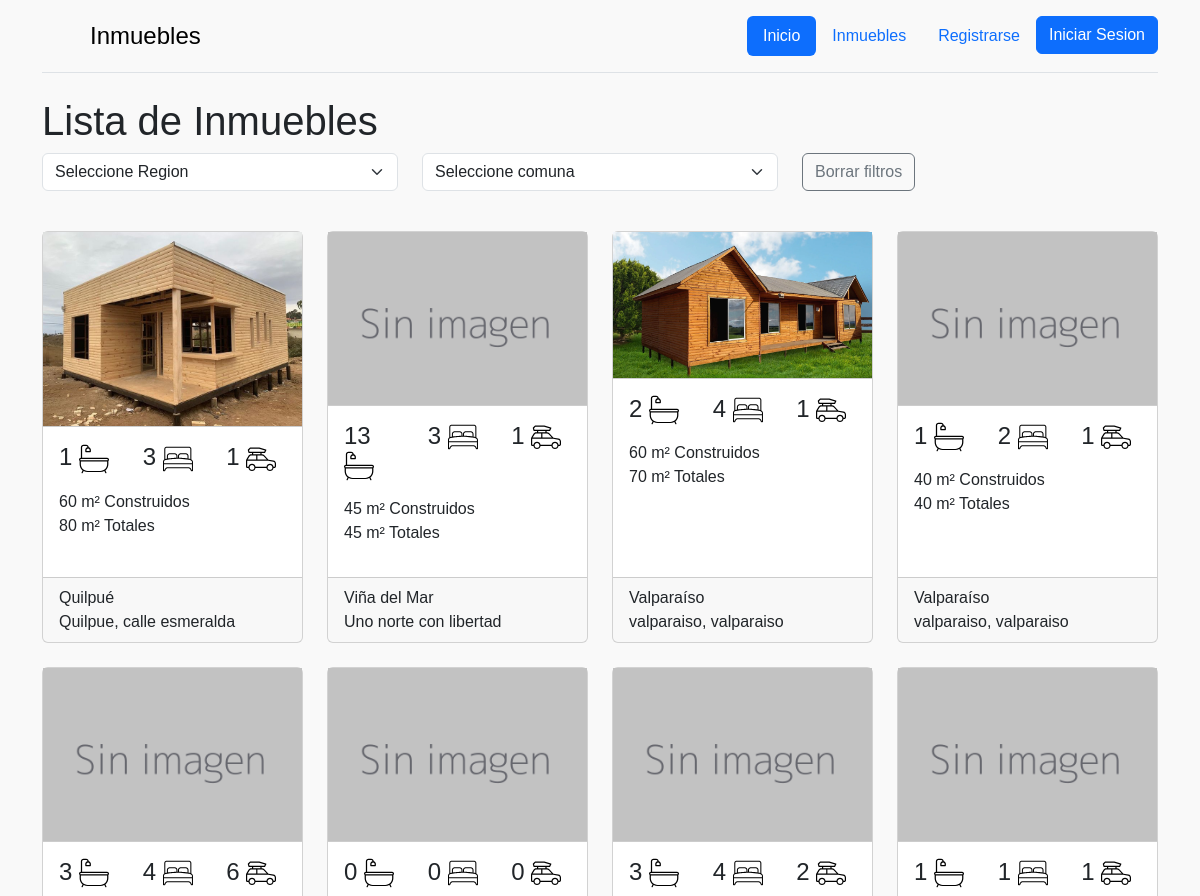
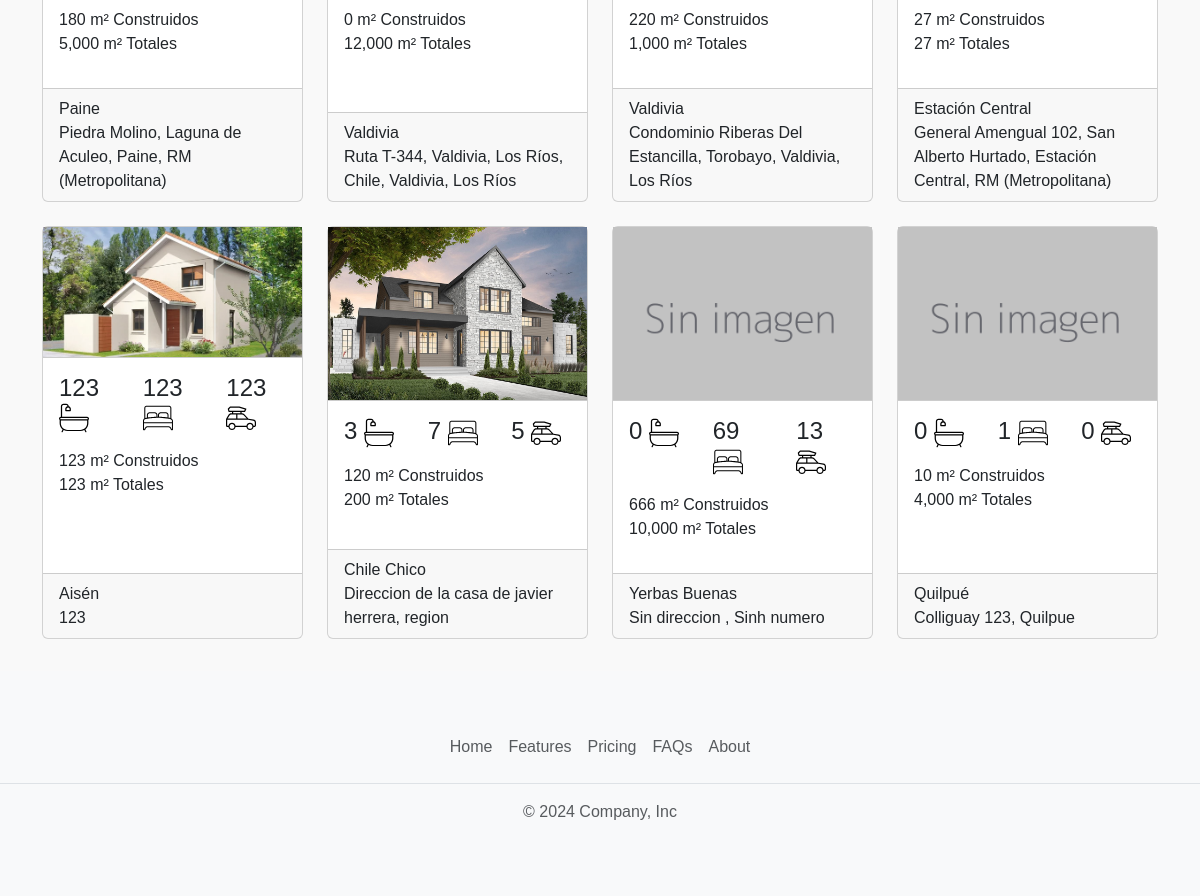
Page /inmuebles/ on the committed database (2 pictures, top to bottom).
### gestion_inmuebles/models.py (models this page shows, shortened)
class Inmueble(models.Model):
    nombre = models.CharField(max_length=200)
    descripcion = models.TextField()
    m2_construidos = models.FloatField()
    m2_totales = models.FloatField()
    estacionamientos = models.IntegerField()
    habitaciones = models.IntegerField()
    banos = models.IntegerField()
    direccion = models.CharField(max_length=200)
    comuna = models.ForeignKey(Comuna,on_delete=models.CASCADE,null=True,blank=True)
    tipo_inmueble = models.CharField(max_length=50, choices=TIPO_INMUEBLES)
    precio_mensual = models.DecimalField(max_digits=10, decimal_places=2)
    dueño = models.ForeignKey(Usuario, on_delete=models.CASCADE,limit_choices_to={'tipo_usuario': 'arrendador'},related_name='inmuebles')
    is_active = models.BooleanField(default=True, editable=False)
    deleted_at = models.DateTimeField(blank=True,null=True, editable=False)

class Foto(models.Model):
    descripcion = models.CharField(max_length=255, blank=True, null=True, default='')
    foto = models.ImageField(upload_to='inmuebles/')
    inmueble = models.ManyToManyField(Inmueble,related_name='fotos')

class Comuna(models.Model):
    nombre = models.CharField(max_length=100, unique=True)
    region = models.ForeignKey(Region, on_delete=models.CASCADE, related_name='comunas')
    class Meta:
        ordering = ["nombre"]
    def __str__(self):
        return self.nombre

### gestion_inmuebles/views.py (the view)
# urls.py: path('inmuebles/',inmuebles,name='inmuebles'),
def inmuebles(request):
    regiones = Region.objects.all()
    inmuebles =Inmueble.objects.all()
    comunas = {}
    comuna = request.GET.get('comuna')
    region = request.GET.get('region')
    print('comuna:', comuna)
    print('region:', region)
    if region:
        inmuebles = inmuebles.filter(comuna__region__nombre=region)
        comunas = Comuna.objects.filter(region__nombre=region)
    if comuna:
        print('comuna:', comuna)
        inmuebles = inmuebles.filter(comuna__nombre=comuna)
        pass
    context = {'inmuebles':inmuebles,
               'regiones':regiones,
               'comunas' : comunas,
               }
    return render(request,'inmuebles.html',context)

### templates/inmuebles.html (shortened to what this page needs)
{% extends 'layout/base.html' %}
{% load humanize %}
{% block content %}
<main class="container mb-5">
    <h1>Lista de Inmuebles</h1>
    <div class="row">
        <form id="filter-form" action="{% url 'inmuebles' %}" method="get">
            <div class="row">
                <div class="col col-md-4">
                    <select class="form-select" name="region" id="region-select">
                        <option value="" selected>Seleccione Region</option>
                    </select>
                </div>
                <div class="col col-md-4">
                    <select class="form-select" name="comuna" id="comuna-select">
                        <option value="" selected>Seleccione comuna</option>
                    </select>
                </div>
                <div class="col">
                    <a class="btn btn-outline-secondary " href="{% url 'inmuebles' %}">Borrar filtros</a>
                </div>
            </div>
        </form>
    </div>
    <div class="row">
        {% for inmueble in inmuebles %}
        <div class="col col-lg-3 col-md-4 col-sm-12  mt-4">
            {% include 'components/inmueble_card.html' %}
        </div>
        {% endfor %}
    </div>
</main>
{% endblock content %}

### templates/components/inmueble_card.html (shortened to what this page needs)
{% load humanize %}
{% load static %}
<article class="card card-inmueble h-100 my-3">
    <div class="card-header p-0">
        {% if inmueble.fotos.all %}
        <img src="{{inmueble.fotos.all.0.foto.url}}" class="w-100" alt="" srcset="">
        {% else %}
        <img src="{% static 'img/sinimage.webp' %}" class="w-100" alt="" srcset="">
        {% endif %}
    </div>
    <div class="card-body  py-0">
        <div class="row my-3">
            <div class="col">
                <p class="display-6 fs-4 mb-0">{{inmueble.banos}} <img src="{% static 'bath.svg' %}" alt="Baños icon"
                        width="30em"></p>
            </div>
            <div class="col">
                <p class="display-6 fs-4 mb-0">{{inmueble.habitaciones}} <img src="{% static 'bed.svg' %}"
                        alt="Habitaciones icon" width="30em"></p>
            </div>
            <div class="col">
                <p class="display-6 fs-4 mb-0">{{inmueble.estacionamientos}} <img src="{% static 'car2.svg' %}"
                        alt="Estacionamientos icon" width="30em">
                </p>
            </div>
        </div>
        <div class="row mb-0">
            <div class="col">
                <p class="card-text ">{{inmueble.m2_construidos|floatformat}} m² Construidos <br>
                    {{inmueble.m2_totales|floatformat}} m² Totales</p>
            </div>
        </div>
    </div>
    <div class="card-footer">
        <p class="card-text mb-0">{{inmueble.comuna}}</p>
        <p class="card-text">{{inmueble.direccion}}</p>
    </div>
</article>

### static/css/style.css (style rules this page uses)
body { display: flex; flex-direction: column; min-height: 100vh; margin: 0; background-color: #F9F9F9; font-family: Verdana, Geneva, Tahoma, sans-serif; }
main { flex: 1; }

### templates/inmuebles.html (style rules this page uses)
.card-inmueble { transition: all 0.3s ease; }

### rows in the picture
Inmueble: fotos.all.0.foto (picture), banos "1", habitaciones "3", estacionamientos "1", m2_construidos "60", m2_totales "80", comuna "Quilpué", direccion "Quilpue, calle esmeralda"
Inmueble: banos "13", habitaciones "3", estacionamientos "1", m2_construidos "45", m2_totales "45", comuna "Viña del Mar", direccion "Uno norte con libertad"
Inmueble: fotos.all.0.foto (picture), banos "2", habitaciones "4", estacionamientos "1", m2_construidos "60", m2_totales "70", comuna "Valparaíso", direccion "valparaiso, valparaiso"
Inmueble: banos "1", habitaciones "2", estacionamientos "1", m2_construidos "40", m2_totales "40", comuna "Valparaíso", direccion "valparaiso, valparaiso"
Inmueble: banos "3", habitaciones "4", estacionamientos "6", m2_construidos "180", m2_totales "5,000", comuna "Paine", direccion "Piedra Molino, Laguna de Aculeo, Paine, RM (Metropolitana)"
Inmueble: banos "0", habitaciones "0", estacionamientos "0", m2_construidos "0", m2_totales "12,000", comuna "Valdivia", direccion "Ruta T-344, Valdivia, Los Ríos, Chile, Valdivia, Los Ríos"
Inmueble: banos "3", habitaciones "4", estacionamientos "2", m2_construidos "220", m2_totales "1,000", comuna "Valdivia", direccion "Condominio Riberas Del Estancilla, Torobayo, Valdivia, Los Ríos"
Inmueble: banos "1", habitaciones "1", estacionamientos "1", m2_construidos "27", m2_totales "27", comuna "Estación Central", direccion "General Amengual 102, San Alberto Hurtado, Estación Central, RM (Metropolitana)"
Inmueble: fotos.all.0.foto (picture), banos "123", habitaciones "123", estacionamientos "123", m2_construidos "123", m2_totales "123", comuna "Aisén", direccion "123"
Inmueble: fotos.all.0.foto (picture), banos "3", habitaciones "7", estacionamientos "5", m2_construidos "120", m2_totales "200", comuna "Chile Chico", direccion "Direccion de la casa de javier herrera, region"
Inmueble: banos "0", habitaciones "69", estacionamientos "13", m2_construidos "666", m2_totales "10,000", comuna "Yerbas Buenas", direccion "Sin direccion , Sinh numero"
Inmueble: banos "0", habitaciones "1", estacionamientos "0", m2_construidos "10", m2_totales "4,000", comuna "Quilpué", direccion "Colliguay 123, Quilpue"
